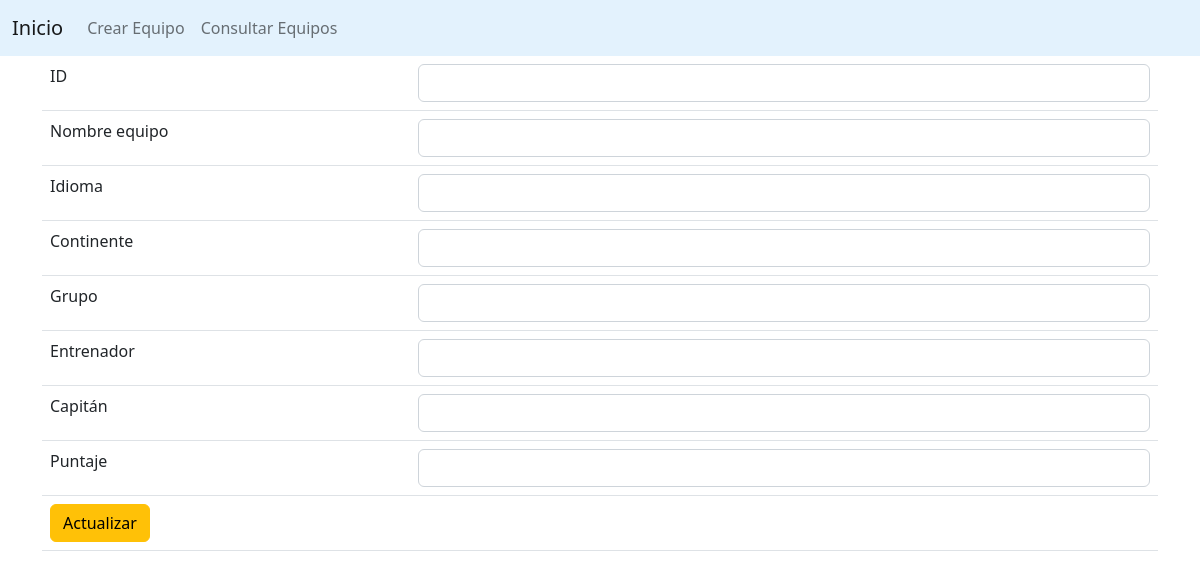
Before: /18/edit with the older database file.
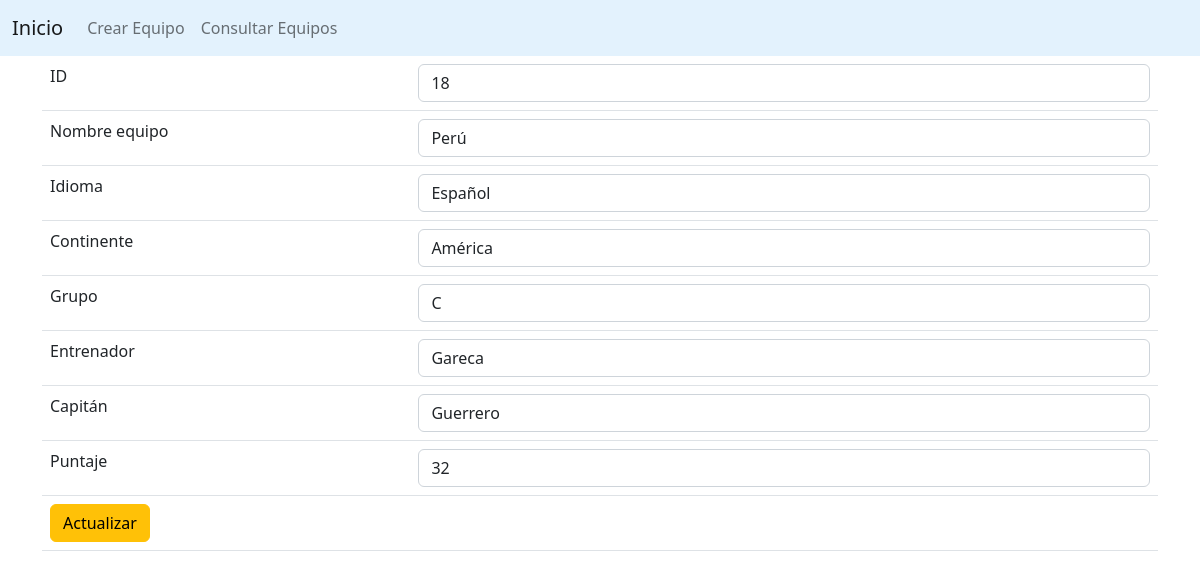
After: the same page with the newer database file.
### models.py (models this page shows, shortened)
class ContactModel(db.Model):
	__tablename__ = "contacts"
	id = db.Column(db.Integer, primary_key=True)
	pais = db.Column(db.String())
	idioma = db.Column(db.String())
	continente = db.Column(db.String())
	grupo = db.Column(db.String())
	entrenador = db.Column(db.String())
	capitan = db.Column(db.String())
	puntaje = db.Column(db.Integer())

### app.py (the view)
@app.route('/<int:id>/edit', methods = ['GET'])
def returnUpdate(id):
	contact = ContactModel.query.filter_by(id=id).first()
	return render_template('update.html', contact = contact)

### templates/update.html (shortened to what this page needs)
{% extends 'master.html' %}
{% block body %}
<div class="container">
	<form method="post" action="/edit">
		<table class="table">
			<tr>
				<td>ID</td>
				<td><input type="text" name="id" class="form-control" value="{{ contact.id }}"></td>
			</tr>
			<tr>
				<td>Nombre equipo</td>
				<td><input type="text" name="pais" class="form-control" value="{{ contact.pais }}"></td>
			</tr>
			<tr>
				<td>Idioma</td>
				<td><input type="text" name="idioma" class="form-control" value="{{ contact.idioma }}"></td>
			</tr>
			<tr>
				<td>Continente</td>
				<td><input type="text" name="continente" class="form-control" value="{{ contact.continente }}"></td>
			</tr>
			<tr>
				<td>Grupo</td>
				<td><input type="text" name="grupo" class="form-control" value="{{ contact.grupo }}"></td>
			</tr>
			<tr>
				<td>Entrenador</td>
				<td><input type="text" name="entrenador" class="form-control" value="{{ contact.entrenador }}"></td>
			</tr>
			<tr>
				<td>Capitán</td>
				<td><input type="text" name="capitan" class="form-control" value="{{ contact.capitan }}"></td>
			</tr>
			<tr>
				<td>Puntaje</td>
				<td><input type="text" name="puntaje" class="form-control" value="{{ contact.puntaje }}"></td>
			</tr>
			<tr>
				<td colspan="2">
					<input type="submit" name="submit" value="Actualizar" class="btn btn-warning">
				</td>
			</tr>
		</table>
	</form>
</div>
{% endblock %}

Changed rows visible on the page:
added ContactModel: id "18", pais "Perú", idioma "Español", continente "América", grupo "C", entrenador "Gareca", capitan "Guerrero", puntaje "32"
